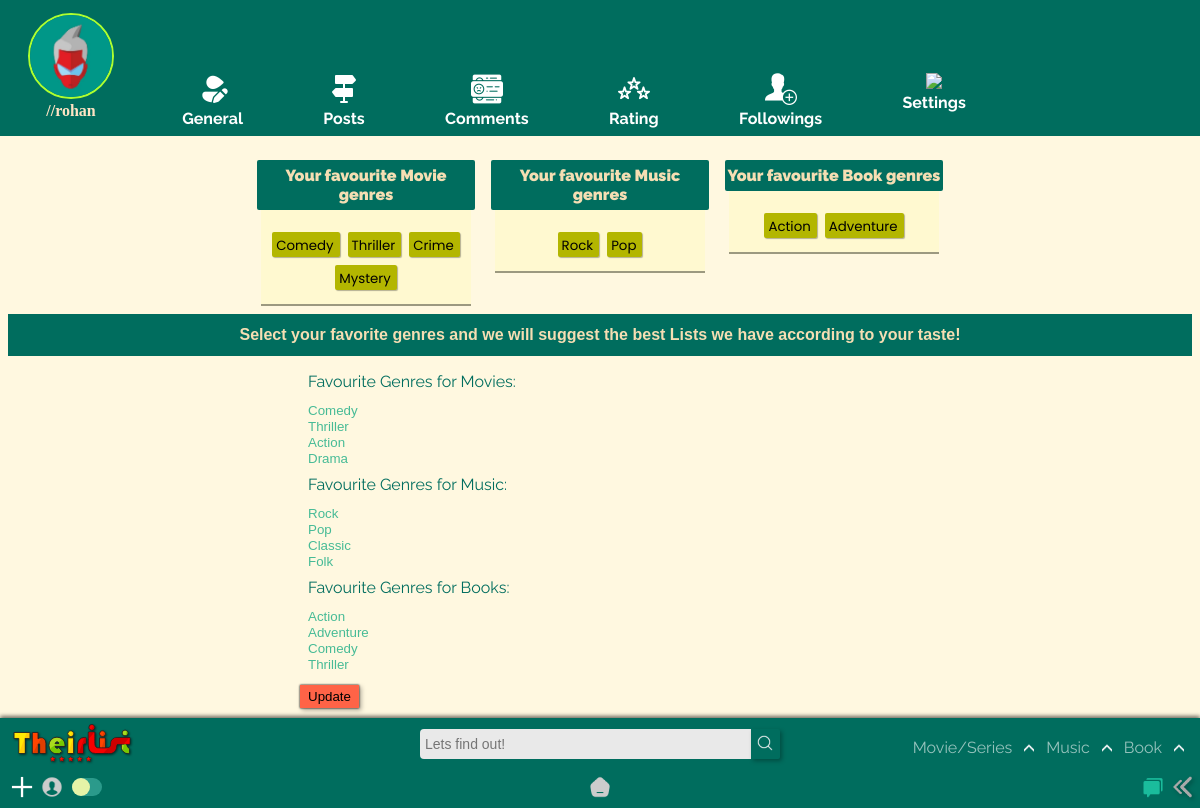
Page /home/profile/ (signed in) on the committed database.
### app/models.py (models this page shows)
class Genre(models.Model):
    name = models.CharField(max_length=150)
    def __str__(self):
        return self.name

class MusicGenre(models.Model):
    name = models.CharField(max_length=150)
    def __str__(self):
        return self.name

class BookGenre(models.Model):
    name = models.CharField(max_length=150)
    def __str__(self):
        return self.name

### app/views.py (the view)
# urls.py: path('profile/',views.profile,name='profile'),
def profile(request):
    if request.method == 'POST':
        p_form = ProfileUpdateForm(request.POST,request.FILES,instance=request.user.profile)
        if p_form.is_valid(): #and u_form.is_valid():
            p_form.save()
            return HttpResponseRedirect(request.META.get('HTTP_REFERER', '/'))
    else:
        p_form = ProfileUpdateForm(instance=request.user)
    context={'p_form': p_form}
    return render(request, 'app/profile_form.html',context )

### app/forms.py
class ProfileUpdateForm(forms.ModelForm):
    class Meta:
        model = Profile
        fields = [
            'fav_movie_genre',
            'fav_music_genre',
            'fav_Book_genre',
        ]
        labels = {
        "fav_movie_genre": "Favourite Genres for Movies",
        "fav_music_genre": "Favourite Genres for Music",
        "fav_Book_genre": "Favourite Genres for Books",
        }

### templates/app/profile_form.html (shortened to what this page needs)
{% extends "app/edit_prof_base.html" %}
{% load static %}
{% block profile %}
<div class="user_basic_settings">
    <div class="basic_informations">
        <div class="favorite_genre">
                <div class="movie_fav">
                    <div class="movie_fav_title"><p>Your favourite Movie genres</p></div>
                    <div class="genre_sets_user">
                        {% for tag in user.profile.fav_movie_genre.all %}
                            <div class="Genre prof_gen">
                                <small>{{ tag }}</small>
                            </div>
                        {% empty %}
                            <small>Nothing Selected :(</small>
                        {% endfor %}
                    </div>
                </div>
                <div class="music_fav">
                    <div class="movie_fav_title"><p>Your favourite Music genres</p></div>
                    <div class="genre_sets_user">
                        {% for tag in user.profile.fav_music_genre.all %}
                            <div class="Genre prof_gen">
                                <small>{{ tag }}</small>
                            </div>
                        {% empty %}
                            <small>Nothing Selected :(</small>
                        {% endfor %}
                        </div>
                    </div>
                <div class="book_fav">
                    <div class="movie_fav_title"><p>Your favourite Book genres</p></div>
                    <div class="genre_sets_user">
                        {% for tag in user.profile.fav_Book_genre.all %}
                            <div class="Genre prof_gen">
                                <small>{{ tag }}</small>
                            </div>
                        {% empty %}
                            <small>Nothing Selected :(</small>
                        {% endfor %}
                        </div>
                    </div>
        </div>
        <div class= "select_ur_fav">
            <p>Select your favorite genres and we will suggest the best Lists we have according to your taste!</p>
        </div>
    </div>
    <div class="general-settings">
        <form method='POST' enctype="multipart/form-data">
            {{p_form.as_p}}
            <button type='submit'>Update</button>
        </form>
    </div>
</div>
{% endblock %}

### templates/app/edit_prof_base.html (shortened to what this page needs)
{% extends "index.html" %} {% load static %} {% block content %}
<div class="edit_prof">
    <div class = "sidebar">
        <div class="profile-image"><img src="{% static 'app/images/default.jpg' %}"><a class="user_set_name">//{{user.username}}</a></div>
        <div class="options">
            <div class="edit-prof-options">
              <div>
                <a href="{% url 'app:profile' %}"><img src="{% static 'app/images/edit-prof-profile.png' %}"></a>
              </div>
              <div>
                <a>General</a>
              </div>
              </div>
            <div class="edit-prof-options">
              <div>
              <a href="{% url 'app:userposts' %}"><img src="{% static 'app/images/edit-prof-post.png' %}"></a>
              </div>
              <div>
                <a>Posts</a>
              </div>
            </div>
            <div class="edit-prof-options">
              <div>
                <a href="{% url 'app:UserComments' %}"><img src="{% static 'app/images/edit-prof-comment.png' %}"></a>
                </div>
                <div>
                  <a>Comments</a>
                </div>
                </div>
            <div class="edit-prof-options">
              <div>
                <a href=""><img src="{% static 'app/images/edit-prof-rate.png' %}"></a>
                </div>
                <div>
                  <a>Rating</a>
                </div>
                </div>
            <div class="edit-prof-options">
              <div>
              <a href=""><img src="{% static 'app/images/edit-prof-follow.png' %}"></a>
              </div>
              <div>
                <a>Followings</a>
              </div>
            </div>
            <div class="edit-prof-options">
              <div class="edit-prof-options"><div>
                <a href=""><img src="{% static 'app/images/edit-prof-settings.png' %}"></a>
                </div>
                <div>
                  <a>Settings</a>
                </div>
              </div>
            </div>
        </div>
    </div>
    {% block profile %}
    {% endblock %}
    </div>
{% endblock content %}

### static/app/css/desk.css (style rules this page uses)
:root { --rd: #D10000; --white: rgb(233, 233, 233); --rd2: #9DAAF2; --dark: #1d1d1d; --teal: rgb(0, 109, 94); }
button { cursor: pointer; }
* { -webkit-tap-highlight-color: transparent; margin: 0; padding: 0; box-sizing: border-box; }
button { filter: drop-shadow(2px 2px 2px #0000004b); }
body { -webkit-tap-highlight-color: transparent; background-color: #fff5d1ab; text-decoration: none; height: 100vh; display: flex; flex-direction: column; font-family: 'Raleway', sans-serif; }
.Genre small { padding: 0 0; margin-right: 2px; }

### staticfiles/app/css/content_css.css (style rules this page uses)
.Genre { margin: 0px 0px; margin-top: 4px; padding: 0px 4px; border-radius: 2px; background-color: rgb(179, 182, 0); color: rgb(0, 0, 0); width: max-content; cursor: pointer; display: inline-block; box-shadow: 1px 1px 1px #0000004b; font-family: 'Poppins', sans-serif; transition: all 350ms ease-in-out; }

### rows in the picture
Genre: name "Comedy"
Genre: name "Thriller"
Genre: name "Crime"
Genre: name "Mystery"
MusicGenre: name "Rock"
MusicGenre: name "Pop"
BookGenre: name "Action"
BookGenre: name "Adventure"

### other values in the picture
{{ user.username }} "rohan"
